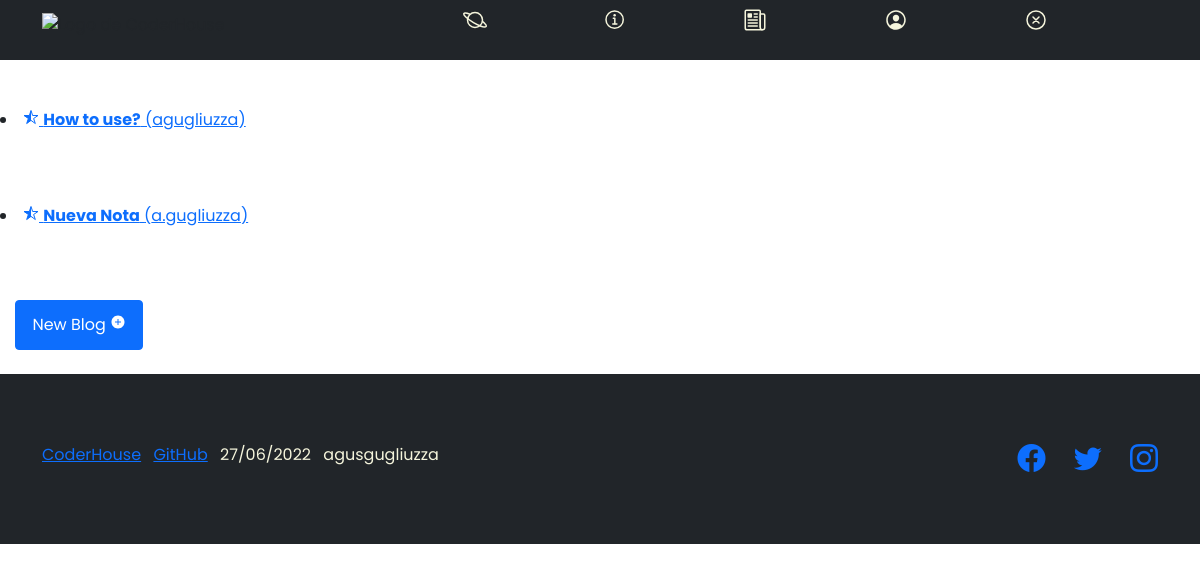
Page /blog/ (signed in) on the committed database.
### App_Blog/models.py (models this page shows, shortened)
class ModelBlog(models.Model):
    titulo = models.CharField(max_length=100)
    subtitulo = models.CharField(max_length=100)
    cuerpo = models.TextField()
    autor = models.ForeignKey(User, on_delete=models.CASCADE)
    fecha = models.DateField(auto_now_add=True)

### App_Blog/views.py (the view)
# urls.py: path('blog/', views.BlogList.as_view(), name='notas_list'),
class BlogList(ListView):
    model = ModelBlog
    template_name = "App_Blog/notas_list.html"

### App_Blog/templates/App_Blog/notas_list.html (shortened to what this page needs)
{% extends 'App_Blog/index.html' %}
{% load static %}
{% block cuerpo %}
    {% if object_list %}
        {% for nota in object_list %}
        <br><br>
        <li>
            <a href="{% url 'notas_detail' nota.id %}">
                <span class="icon"><ion-icon name="star-half"></ion-icon></span>
                <span class="text">
                    <strong>{{nota.titulo}}</strong> ({{nota.autor}})
                </span>
            </a>
            <br>&nbsp;&nbsp;&nbsp;&nbsp;&nbsp;
        </li>
        {% endfor %}
    {% else %}
        <br><br>
        <center>
            <p style="color:red;font-size:larger;">No <strong>blog</strong> has been uploaded yet.</p>
        </center>
        <br><br>
    {% endif %}
    <br><br>
    <a class="btn btn-primary" href="{% url 'notas_create' %}">
        <span class="text">New Blog</span>
        <span class="icon"><ion-icon name="add-circle-sharp"></ion-icon></span>
    </a>
    <br><br>
{% endblock %}

### App_Blog/templates/App_Blog/index.html (shortened to what this page needs)
<!DOCTYPE html>
<html lang="en">
    <head>
        {% load static %}
        <link href="https://cdn.jsdelivr.net/npm/bootstrap-icons@1.5.0/font/bootstrap-icons.css" rel="stylesheet" type="text/css" />
        <link href="{% static 'App_Blog/css/styles.css' %}" rel="stylesheet" />
    </head>
    <body>
        <nav class="navbar navbar-dark bg-dark static-top">
            <div class="container">
                <img src="https://jobs.coderhouse.com/assets/logos_coderhouse.png" alt="Logo de CoderHouse" height="35">
            <div class="navigation">
                <ul>
                    <li class="list">
                        <a href="{% url 'homepage' %}">
                            <span class="icon"><ion-icon name="planet-outline"></ion-icon></span>
                        </a>
                    </li>
                    <li class="list">
                        <a href="{% url 'about' %}">
                            <span class="icon"><ion-icon name="information-circle-outline"></ion-icon></span>
                        </a>
                    </li>
                    {% if user.is_authenticated %}
                    <li class="list">
                        <a href="{% url 'notas_list' %}">
                            <span class="icon"><ion-icon name="newspaper-outline"></ion-icon></span>
                        </a>
                    </li>
                    <li class="list">
                        <a href="{% url 'user_profile' user.id %}">
                            <span class="icon"><ion-icon name="person-circle-outline"></ion-icon></span>
                        </a>
                    </li>
                    <li class="list">
                        <a href="{% url 'user_logout' %}">
                            <span class="icon"><ion-icon name="close-circle-outline"></ion-icon></span>
                        </a>
                    {% endif %}
                </ul>
            </div>
            </div>
        </nav>
        {% block cuerpo %}
        {% endblock %}
        <footer class="footer bg-dark">
            <div class="container">
                <div class="row">
                    <div class="col-lg-6 h-100 text-center text-lg-start my-auto">
                        <ul class="list-inline mb-2">
                            <li class="list-inline-item"><a href="https://plataforma.coderhouse.com">CoderHouse</a></li>
                            <li class="list-inline-item"><a href="https://github.com/agusgugliu">GitHub</a></li>
                            <li class="list-inline-item" style="color:beige">{% now 'd/m/Y' %}</li>
                            <li class="list-inline-item" style="color:beige">{{user.username}}</li>
                    </div>
                    <div class="col-lg-6 h-100 text-center text-lg-end my-auto">
                        <ul class="list-inline mb-0">
                            <li class="list-inline-item me-4">
                                <a href="https://www.facebook.com/agusgugliuzza/"><i class="bi-facebook fs-3"></i></a>
                            </li>
                            <li class="list-inline-item me-4">
                                <a href="https://twitter.com/agusgugliuzza"><i class="bi-twitter fs-3"></i></a>
                            </li>
                            <li class="list-inline-item">
                                <a href="https://www.instagram.com/agusgugliuzza/"><i class="bi-instagram fs-3"></i></a>
                            </li>
                        </ul>
                    </div>
                </div>
            </div>
        </footer>
    </body>
</html>

### rows in the picture
ModelBlog: titulo "How to use?", autor "agugliuzza"
ModelBlog: titulo "Nueva Nota", autor "a.gugliuzza"

### other values in the picture
{{ user.username }} "agusgugliuzza"
